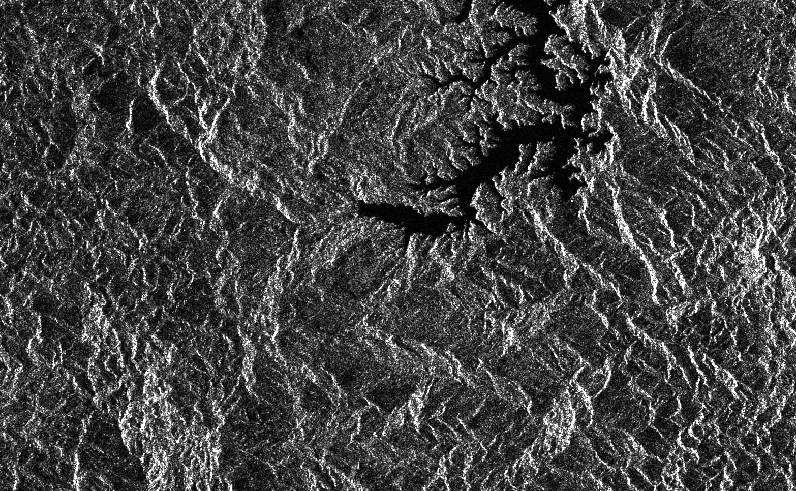
#> input picture Speckle_mod/0902N.png, 796 x 491 px
$ python SAR_func_est.py
#> lines starting #> are read from the running program, lines starting #| are printed output that depends on the picture
import cv2
import numpy as np
import matplotlib.pyplot as plt
from scipy.stats import gamma

SAR1 = cv2.imread("0902N.png")
#> SAR1 is the input picture: shape (491, 796, 3); min 0, max 255, mean 67.1
SARG1 = cv2.cvtColor(SAR1, cv2.COLOR_BGR2GRAY)

SAR2 = cv2.imread("0914N.png")
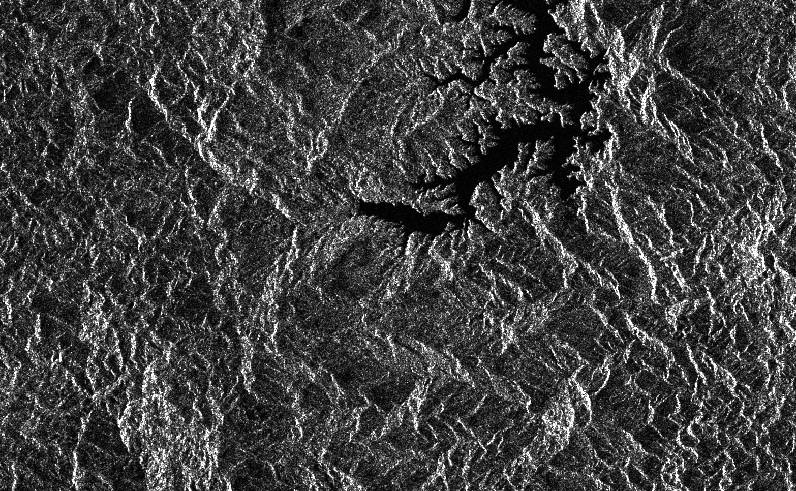
#> input picture Speckle_mod/0914N.png, 796 x 491 px
#> SAR2 is the input picture: shape (491, 796, 3); min 0, max 255, mean 64
SARG2 = cv2.cvtColor(SAR2, cv2.COLOR_BGR2GRAY)

SAR3 = cv2.imread("0926N.png")
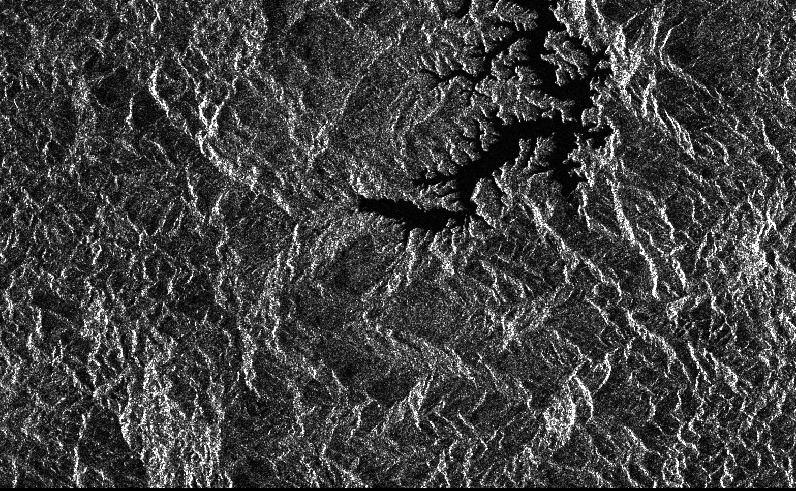
#> input picture Speckle_mod/0926N.png, 796 x 491 px
#> SAR3 is the input picture: shape (491, 796, 3); min 0, max 255, mean 64.2
SARG3 = cv2.cvtColor(SAR3, cv2.COLOR_BGR2GRAY)

print(SARG1.shape,SARG2.shape,SARG3.shape)
#| (491, 796) (491, 796) (491, 796)

SARims = np.array([SARG1,SARG2,SARG3])#Getting all the images in an array
SARAverage = np.average(SARims,axis=0)
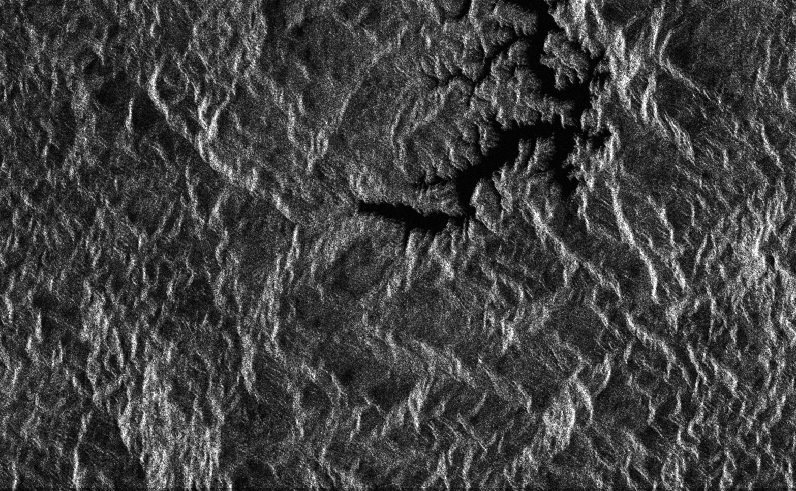
#> SARAverage: shape (491, 796) float64; min 0, max 255, mean 65.1
cv2.imshow(SARG1)
cv2.imshow(SARAverage)


def emptyzeros(matrix):
  matrix[ matrix == 0]=1
  return matrix

# review if normalization
#Lambda estimation from real SAR images
#Gamma distribution estimation
lambdaMLE=[]
lambdaME=[]
N=3 # Size of the window
rows,cols = SARG1.shape
#> rows = 491; cols = 796
filteredimageMLE=np.ones((rows,cols))#Initializing the two filters
filteredimageME=np.ones((rows,cols))
for i in range(0,rows-N,N):
  for j in range(0,cols-N,N):
    imsSAR = np.array([SARG1[i:i+N,j:j+N],SARG2[i:i+N,j:j+N],SARG3[i:i+N,j:j+N]])#Getting all the images in an array
    NewimgN = np.average(imsSAR,axis=0)# getting the average value of each pixel. average image


    #Getting all the values from a window
    arr1=(SARG1[i:i+N,j:j+N]).flatten()
    matrixvalues=np.concatenate(((SARG2[i:i+N,j:j+N]).flatten(),arr1),axis=None)#add
    matrixvalues=np.concatenate((matrixvalues,SARG3[i:i+N,j:j+N].flatten()),axis=None)##geeting the same values of a

    ##Moment estimation
    meanvalue=np.mean(matrixvalues)# the average value for a window of pixels
    Variance=np.std(matrixvalues)# the standard deviation
    alpha=(meanvalue/Variance)**2 #moment estimation of alpha
    beta=Variance**2/meanvalue #moment estima    #Getting all the values from a window
    arr1=(SARG1[i:i+N,j:j+N]).flatten()
    matrixvalues=np.concatenate(((SARG2[i:i+N,j:j+N]).flatten(),arr1),axis=None)#add
    matrixvalues=np.concatenate((matrixvalues,SARG3[i:i+N,j:j+N].flatten()),axis=None)##geeting the same values of a tion of Beta
    lambdaME.append(beta/alpha)#radar instensity estimator ME
    x = np.linspace(0,5,1000)# getting a position for the gamma distribution
    ye= gamma.pdf(x, alpha, 0, beta)##Seeing the gamma function
    intensitymoment=x[np.where(ye == np.max(ye))]# This gets the most probable value of the pixel, if done with more than N=1 it probably isn't the best
    ##Maximum likelihood estimation
    #matrixvalues[matrixvalues == 0] = 0.0001##correction for fit function
#> (the run stopped early here; a loop or call above may not have finished)
